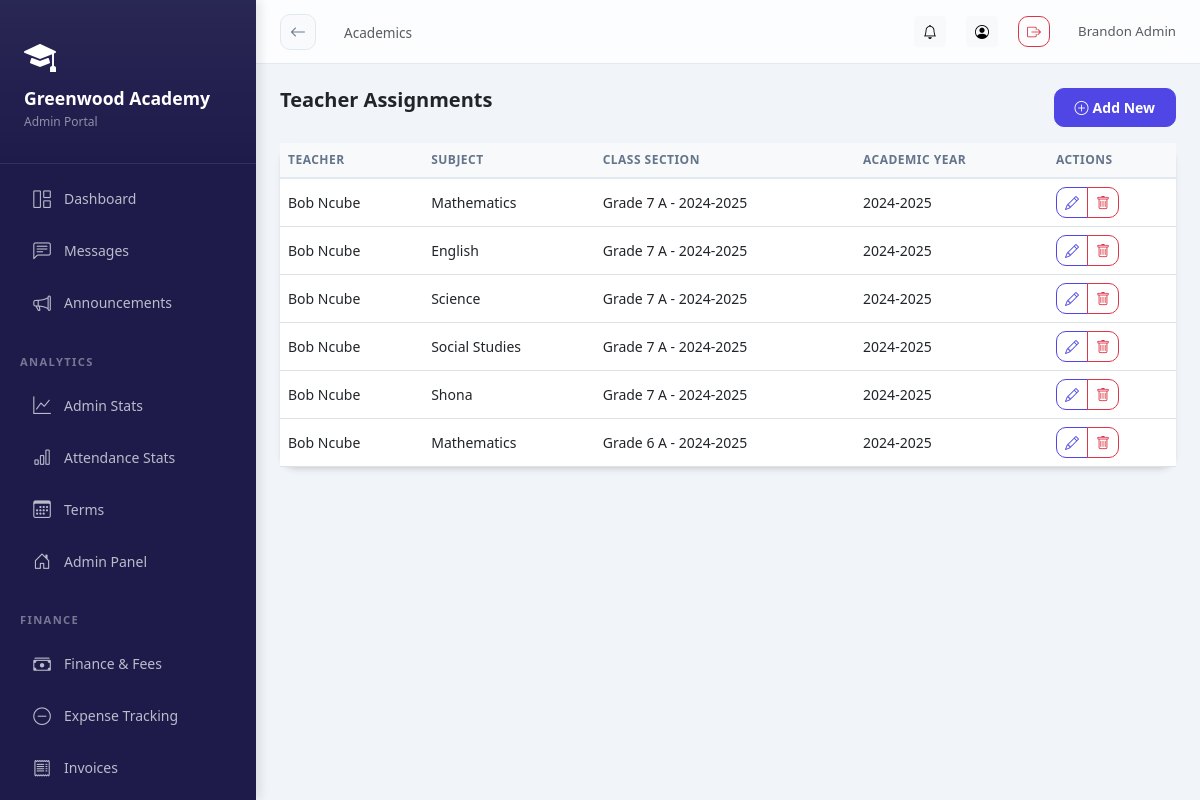
/academics/assignments/ (signed in), run on the app's committed database.
### schools/models.py (models this page shows, shortened)
class School(models.Model):
    STATUS_CHOICES = [
        ('pending', 'Pending Approval'),
        ('active', 'Active'),
        ('suspended', 'Suspended'),
        ('rejected', 'Rejected'),
    ]
    name = models.CharField(max_length=200)
    subdomain = models.CharField(max_length=50, unique=True, db_index=True)
    email = models.EmailField()
    phone = models.CharField(max_length=20, blank=True)
    address = models.TextField(blank=True)
    logo = models.ImageField(upload_to='school_logos/', blank=True, null=True)
    theme_color = models.CharField(max_length=7, default='#4F46E5', help_text='Hex color code')
    motto = models.CharField(max_length=200, blank=True)
    status = models.CharField(max_length=20, choices=STATUS_CHOICES, default='pending')
    is_demo = models.BooleanField(default=False)
    created_at = models.DateTimeField(auto_now_add=True)
    updated_at = models.DateTimeField(auto_now=True)
    is_deleted = models.BooleanField(default=False)
    parent_registration_enabled = models.BooleanField(default=True)
    registration_token = models.CharField(max_length=100, unique=True, blank=True, null=True)
    subscription_active = models.BooleanField(default=False)
    subscription_expires = models.DateTimeField(null=True, blank=True)
    class Meta:
        ordering = ['-created_at']

class SchoolUser(SyncBaseModel):
    ROLE_CHOICES = [
        ('headmaster', 'Headmaster'),
        ('admin', 'School Admin'),
        ('teacher', 'Teacher'),
        ('student', 'Student'),
        ('parent', 'Parent'),
    ]
    user = models.ForeignKey(User, on_delete=models.CASCADE, related_name='school_memberships')
    school = models.ForeignKey(School, on_delete=models.CASCADE, related_name='members', db_index=True)
    role = models.CharField(max_length=20, choices=ROLE_CHOICES, db_index=True)
    is_active = models.BooleanField(default=True, db_index=True)
    signature = models.ImageField(upload_to='signatures/', blank=True, null=True)
    class Meta:
        unique_together = ['user', 'school']

### academics/models.py (models this page shows, shortened)
class TeacherSubjectAssignment(SyncBaseModel):
    school = models.ForeignKey(School, on_delete=models.CASCADE, related_name='teacher_subject_assignments', null=True, blank=True)
    teacher = models.ForeignKey(
        SchoolUser,
        on_delete=models.CASCADE,
        limit_choices_to={'role': 'teacher'},
        related_name='subject_assignments'
    )
    subject = models.ForeignKey(Subject, on_delete=models.CASCADE, related_name='teacher_assignments')
    class_section = models.ForeignKey(ClassSection, on_delete=models.CASCADE, related_name='teacher_subjects')
    academic_year = models.ForeignKey(AcademicYear, on_delete=models.CASCADE, related_name='teacher_assignments')
    objects = TenantManager()
    all_objects = models.Manager()
    class Meta:
        unique_together = ['teacher', 'subject', 'class_section', 'academic_year']

class Subject(SyncBaseModel):
    school = models.ForeignKey(School, on_delete=models.CASCADE, related_name='subjects')
    name = models.CharField(max_length=100)
    code = models.CharField(max_length=20, blank=True)
    description = models.TextField(blank=True)
    objects = TenantManager()
    all_objects = models.Manager()
    class Meta:
        ordering = ['name']

class ClassSection(SyncBaseModel):
    school = models.ForeignKey(School, on_delete=models.CASCADE, related_name='class_sections')
    class_level = models.ForeignKey(ClassLevel, on_delete=models.CASCADE, related_name='sections')
    section_name = models.CharField(max_length=20)  # e.g., "A", "B", "Science"
    class_teacher = models.ForeignKey(
        SchoolUser,
        on_delete=models.SET_NULL,
        null=True,
        blank=True,
        limit_choices_to={'role': 'teacher'},
        related_name='homeroom_classes'
    )
    academic_year = models.ForeignKey(AcademicYear, on_delete=models.CASCADE, related_name='sections')
    objects = TenantManager()
    all_objects = models.Manager()
    class Meta:
        unique_together = ['class_level', 'section_name', 'academic_year']
        ordering = ['class_level__order', 'section_name']
    def __str__(self):
        return f"{self.class_level.name} {self.section_name} - {self.academic_year.name}"

class ClassLevel(SyncBaseModel):
    school = models.ForeignKey(School, on_delete=models.CASCADE, related_name='class_levels')
    name = models.CharField(max_length=50)  # e.g., "Grade 1", "Class 5"
    order = models.IntegerField(default=0)
    objects = TenantManager()
    all_objects = models.Manager()
    class Meta:
        ordering = ['order', 'name']

class AcademicYear(SyncBaseModel):
    school = models.ForeignKey(School, on_delete=models.CASCADE, related_name='academic_years')
    name = models.CharField(max_length=50)  # e.g., "2024-2025"
    start_date = models.DateField()
    end_date = models.DateField()
    is_current = models.BooleanField(default=False)
    objects = TenantManager()
    all_objects = models.Manager()
    class Meta:
        ordering = ['-start_date']

### academics/views.py (the view)
# urls.py: path('assignments/', views.TeacherAssignmentListView.as_view(), name='teacher_assignment_list'),
@method_decorator(login_required, name='dispatch')
class TeacherAssignmentListView(ListView):
    model = TeacherSubjectAssignment
    template_name = 'academics/teacher_assignment_list.html'
    context_object_name = 'assignments'
    def get_queryset(self):
        return TeacherSubjectAssignment.objects.filter(
            class_section__school=self.request.school
        ).select_related('teacher', 'subject', 'class_section')

### core/models.py (called while the page is built)
    def get_queryset(self):
        queryset = super().get_queryset()
        school = get_current_school()
        if school:
            return queryset.filter(school=school)
        return queryset

### schools/context_processors.py (called while the page is built)
def school_context(request):
    school = getattr(request, 'school', None)
    school_role = ''
    if school and request.user.is_authenticated:
        try:
            su = SchoolUser.objects.get(user=request.user, school=school, is_active=True)
            school_role = su.role
        except SchoolUser.DoesNotExist:
            pass
    return {
        'current_school': school,
        'school_role': school_role,
    }

### academics/templates/academics/teacher_assignment_list.html (shortened to what this page needs)
{% extends 'base_dashboard.html' %}
{% block page_title %}Academics{% endblock %}
{% block content %}
<div class="d-flex justify-content-between mb-3">
<h5 class="fw-bold mb-0">{% if 'list' in 'teacher_assignment_list' %}{% if 'year' in 'teacher_assignment_list' %}Academic Years{% elif 'level' in 'teacher_assignment_list' %}Class Levels{% elif 'subject' in 'teacher_assignment_list' %}Subjects{% elif 'section' in 'teacher_assignment_list' %}Class Sections{% elif 'assignment' in 'teacher_assignment_list' %}Teacher Assignments{% endif %}{% endif %}</h5>
{% if 'list' in 'teacher_assignment_list' %}<a href="{% if 'year' in 'teacher_assignment_list' %}{% url 'academics:academic_year_add' %}{% elif 'level' in 'teacher_assignment_list' %}{% url 'academics:class_level_add' %}{% elif 'subject' in 'teacher_assignment_list' %}{% url 'academics:subject_add' %}{% elif 'section' in 'teacher_assignment_list' %}{% url 'academics:class_section_add' %}{% elif 'assignment' in 'teacher_assignment_list' %}{% url 'academics:teacher_assignment_add' %}{% endif %}" class="btn btn-primary btn-sm"><i class="bi bi-plus-circle me-1"></i>Add New</a>{% endif %}
</div>
{% if 'list' in 'teacher_assignment_list' %}
<div class="card"><div class="table-responsive"><table class="table table-hover mb-0">
<thead class="table-light"><tr><th>Teacher</th><th>Subject</th><th>Class Section</th><th>Academic Year</th><th>Actions</th></tr></thead>
<tbody>
{% for obj in assignments %}
<tr>
    <td>{{ obj.teacher.user.get_full_name }}</td>
    <td>{{ obj.subject.name }}</td>
    <td>{{ obj.class_section }}</td>
    <td>{{ obj.academic_year.name }}</td>
    <td>
        <div class="btn-group btn-group-sm">
            <a href="{% url 'academics:teacher_assignment_edit' obj.pk %}" class="btn btn-outline-primary" title="Edit">
                <i class="bi bi-pencil"></i>
            </a>
            <a href="{% url 'academics:teacher_assignment_delete' obj.pk %}" class="btn btn-outline-danger" onclick="return confirm('Delete this assignment?');" title="Delete">
                <i class="bi bi-trash"></i>
            </a>
        </div>
    </td>
</tr>
{% empty %}<tr><td colspan="5" class="text-center py-4 text-muted">No assignments yet.</td></tr>
{% endfor %}
</tbody>
</table></div></div>
{% endif %}
{% endblock %}

### templates/base_dashboard.html (shortened to what this page needs)
<!DOCTYPE html>
<html lang="en">
<head>
<link rel="stylesheet" href="https://cdn.jsdelivr.net/npm/bootstrap@5.3.0/dist/css/bootstrap.min.css">
<link rel="stylesheet" href="https://cdn.jsdelivr.net/npm/bootstrap-icons@1.11.0/font/bootstrap-icons.css">
<link href="https://cdn.jsdelivr.net/npm/tom-select@2.2.2/dist/css/tom-select.bootstrap5.css" rel="stylesheet">
</head>
<body>
<div class="sidebar" id="sidebar">
  <div class="sidebar-brand">
    {% if current_school.logo %}
      <img src="{{ current_school.logo.url }}" alt="{{ current_school.name }}" class="rounded">
  {% else %}
    <i class="bi bi-mortarboard-fill text-white mb-2 d-block" style="font-size: 2rem;"></i>
  {% endif %}
  <h5>{{ current_school.name|default:"AcademiaLink" }}</h5>
  <small>{{ school_role|title }} Portal</small>
  </div>
  <nav class="py-2">
    <a href="{% url 'analytics:dashboard' %}" class="nav-link {% if request.path == '/analytics/dashboard/' %}active{% endif %}">
      <i class="bi bi-grid-1x2"></i> Dashboard
    </a>
    <a href="{% url 'messaging:list' %}" class="nav-link {% if 'messages' in request.path %}active{% endif %}">
      <i class="bi bi-chat-left-text"></i> Messages
    </a>
    <a href="{% url 'notifications:announcements' %}" class="nav-link {% if 'announcements' in request.path %}active{% endif %}">
      <i class="bi bi-megaphone"></i> Announcements
    </a>
    {% if school_role in 'headmaster,teacher' %}
    <div class="nav-section">Academic</div>
    <a href="{% url 'academics:student_list' %}" class="nav-link {% if 'students' in request.path %}active{% endif %}">
      <i class="bi bi-people"></i> Students
    </a>
    {% if school_role in 'headmaster,teacher,admin' %}
    <a href="{% url 'academics:teacher_list' %}" class="nav-link {% if 'teachers' in request.path %}active{% endif %}">
      <i class="bi bi-person-badge"></i> Teachers Directory
    </a>
    <a href="{% url 'academics:parent_list' %}" class="nav-link {% if 'parents' in request.path %}active{% endif %}">
      <i class="bi bi-people-fill"></i> Parents Directory
    </a>
    {% endif %}
    <a href="{% url 'academics:class_section_list' %}" class="nav-link {% if 'sections' in request.path %}active{% endif %}">
      <i class="bi bi-building"></i> Classes
    </a>
    <a href="{% url 'academics:subject_list' %}" class="nav-link {% if 'subjects' in request.path %}active{% endif %}">
      <i class="bi bi-book"></i> Subjects
    </a>
    <div class="nav-section">Attendance</div>
    <a href="{% url 'attendance:home' %}" class="nav-link {% if 'attendance' in request.path %}active{% endif %}">
      <i class="bi bi-calendar-check"></i> Attendance
    </a>
    <div class="nav-section">Results</div>
    <a href="{% url 'results:result_entry' %}" class="nav-link {% if 'entry' in request.path %}active{% endif %}">
      <i class="bi bi-pencil-square"></i> Enter Results
    </a>
    {% elif school_role == 'admin' %}
    <div class="nav-section">Analytics</div>
    <a href="{% url 'analytics:dashboard' %}#admin" class="nav-link {% if 'dashboard' in request.path %}active{% endif %}">
      <i class="bi bi-graph-up"></i> Admin Stats
    </a>
    <a href="{% url 'attendance:report' %}" class="nav-link {% if 'attendance_report' in request.path %}active{% endif %}">
      <i class="bi bi-bar-chart"></i> Attendance Stats
    </a>
    {% endif %}
    <a href="{% url 'results:term_list' %}" class="nav-link {% if 'terms' in request.path %}active{% endif %}">
      <i class="bi bi-calendar3"></i> Terms
    </a>
    <a href="{% url 'dashboard' %}" class="nav-link {% if '/school/dashboard/' in request.path %}active{% endif %}">
      <i class="bi bi-house-door"></i> Admin Panel
    </a>
    {% if school_role == 'admin' %}
    <div class="nav-section">Finance</div>
    <a href="{% url 'fees:home' %}" class="nav-link {% if 'fees' in request.path %}active{% endif %}">
      <i class="bi bi-cash-stack"></i> Finance & Fees
    </a>
    <a href="{% url 'fees:expense_list' %}" class="nav-link {% if 'expenses' in request.path %}active{% endif %}">
      <i class="bi bi-dash-circle"></i> Expense Tracking
    </a>
    <a href="{% url 'fees:invoice_list' %}" class="nav-link {% if 'invoices' in request.path %}active{% endif %}">
      <i class="bi bi-receipt"></i> Invoices
    </a>
    <a href="{% url 'fees:structure_list' %}" class="nav-link {% if 'structures' in request.path %}active{% endif %}">
    </a>
    {% endif %}
  </nav>
</div>
<div class="main-content">
  <div class="topbar">
    <div class="topbar-left">
      <a href="javascript:history.back()" class="btn-back d-none d-md-flex" id="global-back-btn" title="Go Back">
        <i class="bi bi-arrow-left"></i>
      </a>
      <nav aria-label="breadcrumb" class="d-none d-md-block">
        <span class="text-muted" style="font-size:.85rem;">{% block page_title %}{% endblock %}</span>
      </nav>
    </div>
    <div class="topbar-right">
      <a href="{% url 'notifications:list' %}" class="btn btn-sm btn-light position-relative" title="Notifications">
        <i class="bi bi-bell"></i>
      </a>
      <a href="{% url 'accounts:profile' %}" class="btn btn-sm btn-light" title="Profile">
        <i class="bi bi-person-circle"></i>
      </a>
      <a href="{% url 'accounts:logout' %}" class="btn btn-sm btn-outline-danger" title="Logout">
        <i class="bi bi-box-arrow-right"></i>
      </a>
      <span class="text-muted d-none d-md-inline-block ms-2" style="font-size:.83rem;">
        {{ user.get_full_name|default:user.username }}
      </span>
    </div>
  </div>
  <div class="page-content">
    {% block content %}{% endblock %}
  </div>
</div>
</body>
</html>

### data on the page
School: name "Greenwood Academy"
SchoolUser: role "Admin"
TeacherSubjectAssignment: teacher.user.get_full_name "Bob Ncube", subject.name "Mathematics", class_section "Grade 7 A - 2024-2025", academic_year.name "2024-2025"
TeacherSubjectAssignment: teacher.user.get_full_name "Bob Ncube", subject.name "English", class_section "Grade 7 A - 2024-2025", academic_year.name "2024-2025"
TeacherSubjectAssignment: teacher.user.get_full_name "Bob Ncube", subject.name "Science", class_section "Grade 7 A - 2024-2025", academic_year.name "2024-2025"
TeacherSubjectAssignment: teacher.user.get_full_name "Bob Ncube", subject.name "Social Studies", class_section "Grade 7 A - 2024-2025", academic_year.name "2024-2025"
TeacherSubjectAssignment: teacher.user.get_full_name "Bob Ncube", subject.name "Shona", class_section "Grade 7 A - 2024-2025", academic_year.name "2024-2025"
TeacherSubjectAssignment: teacher.user.get_full_name "Bob Ncube", subject.name "Mathematics", class_section "Grade 6 A - 2024-2025", academic_year.name "2024-2025"

### other printed values
{{ user.get_full_name|default:user.username }} "Brandon Admin"
